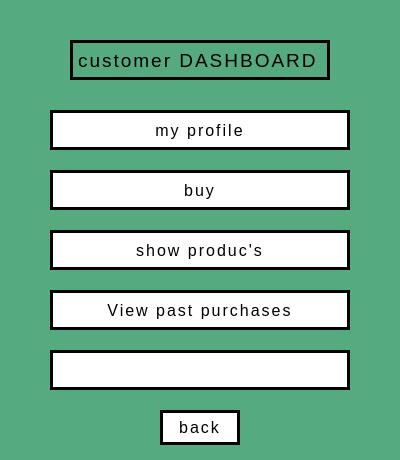
<?xml version="1.0" encoding="UTF-8"?>
<ui version="4.0">
 <class>customerdashboard</class>
 <widget class="QWidget" name="customerdashboard">
  <property name="geometry">
   <rect>
    <x>0</x>
    <y>0</y>
    <width>400</width>
    <height>460</height>
   </rect>
  </property>
  <property name="windowTitle">
   <string>Form</string>
  </property>
  <property name="styleSheet">
   <string notr="true">background-color: rgb(85, 170, 127)</string>
  </property>
  <widget class="QPushButton" name="addNMan">
   <property name="geometry">
    <rect>
     <x>50</x>
     <y>170</y>
     <width>300</width>
     <height>40</height>
    </rect>
   </property>
   <property name="sizePolicy">
    <sizepolicy hsizetype="Minimum" vsizetype="Maximum">
     <horstretch>0</horstretch>
     <verstretch>0</verstretch>
    </sizepolicy>
   </property>
   <property name="cursor">
    <cursorShape>PointingHandCursor</cursorShape>
   </property>
   <property name="styleSheet">
    <string notr="true">QPushButton {
    font-family: &quot;Open Sans&quot;, sans-serif;
    font-size: 16px;
    letter-spacing: 2px;
    text-decoration: none;
    text-transform: uppercase;
    color: #000;
    border: 3px solid #000;   /* Solid border */
    padding: 0.25em 0.5em;
    border-radius: 15px 225px 255px 15px;  /* Custom border radius */
    position: relative;
    background-color: #fff;   /* White background for the button */
    transition: all 0.3s ease; /* Smooth transition for hover effect */
}

QPushButton:hover {
    background-color: #e0e0e0;  /* Change background color on hover */
    border: 3px solid #888;     /* Lighter border on hover */
    transform: scale(1.05);      /* Slightly increase the size on hover */
}

QPushButton:pressed {
    border: 3px solid #333;  /* Darker border on press */
    background-color: #f0f0f0;  /* Change background color when pressed */
    top: 5px;
    left: 5px;
}
</string>
   </property>
   <property name="text">
    <string>buy</string>
   </property>
  </widget>
  <widget class="QPushButton" name="addNPro">
   <property name="geometry">
    <rect>
     <x>50</x>
     <y>110</y>
     <width>300</width>
     <height>40</height>
    </rect>
   </property>
   <property name="sizePolicy">
    <sizepolicy hsizetype="Minimum" vsizetype="Maximum">
     <horstretch>0</horstretch>
     <verstretch>0</verstretch>
    </sizepolicy>
   </property>
   <property name="cursor">
    <cursorShape>PointingHandCursor</cursorShape>
   </property>
   <property name="styleSheet">
    <string notr="true">QPushButton {
    font-family: &quot;Open Sans&quot;, sans-serif;
    font-size: 16px;
    letter-spacing: 2px;
    text-decoration: none;
    text-transform: uppercase;
    color: #000;
    border: 3px solid #000;   /* Solid border */
    padding: 0.25em 0.5em;
    border-radius: 15px 225px 255px 15px;  /* Custom border radius */
    position: relative;
    background-color: #fff;   /* White background for the button */
    transition: all 0.3s ease; /* Smooth transition for hover effect */
}

QPushButton:hover {
    background-color: #e0e0e0;  /* Change background color on hover */
    border: 3px solid #888;     /* Lighter border on hover */
    transform: scale(1.05);      /* Slightly increase the size on hover */
}

QPushButton:pressed {
    border: 3px solid #333;  /* Darker border on press */
    background-color: #f0f0f0;  /* Change background color when pressed */
    top: 5px;
    left: 5px;
}
</string>
   </property>
   <property name="text">
    <string>my profile</string>
   </property>
  </widget>
  <widget class="QPushButton" name="showMan">
   <property name="geometry">
    <rect>
     <x>50</x>
     <y>290</y>
     <width>300</width>
     <height>40</height>
    </rect>
   </property>
   <property name="sizePolicy">
    <sizepolicy hsizetype="Minimum" vsizetype="Maximum">
     <horstretch>0</horstretch>
     <verstretch>0</verstretch>
    </sizepolicy>
   </property>
   <property name="cursor">
    <cursorShape>PointingHandCursor</cursorShape>
   </property>
   <property name="styleSheet">
    <string notr="true">QPushButton {
    font-family: &quot;Open Sans&quot;, sans-serif;
    font-size: 16px;
    letter-spacing: 2px;
    text-decoration: none;
    text-transform: uppercase;
    color: #000;
    border: 3px solid #000;   /* Solid border */
    padding: 0.25em 0.5em;
    border-radius: 15px 225px 255px 15px;  /* Custom border radius */
    position: relative;
    background-color: #fff;   /* White background for the button */
    transition: all 0.3s ease; /* Smooth transition for hover effect */
}

QPushButton:hover {
    background-color: #e0e0e0;  /* Change background color on hover */
    border: 3px solid #888;     /* Lighter border on hover */
    transform: scale(1.05);      /* Slightly increase the size on hover */
}

QPushButton:pressed {
    border: 3px solid #333;  /* Darker border on press */
    background-color: #f0f0f0;  /* Change background color when pressed */
    top: 5px;
    left: 5px;
}
</string>
   </property>
   <property name="text">
    <string>View past purchases</string>
   </property>
  </widget>
  <widget class="QPushButton" name="showPro">
   <property name="geometry">
    <rect>
     <x>50</x>
     <y>230</y>
     <width>300</width>
     <height>40</height>
    </rect>
   </property>
   <property name="sizePolicy">
    <sizepolicy hsizetype="Minimum" vsizetype="Maximum">
     <horstretch>0</horstretch>
     <verstretch>0</verstretch>
    </sizepolicy>
   </property>
   <property name="cursor">
    <cursorShape>PointingHandCursor</cursorShape>
   </property>
   <property name="styleSheet">
    <string notr="true">QPushButton {
    font-family: &quot;Open Sans&quot;, sans-serif;
    font-size: 16px;
    letter-spacing: 2px;
    text-decoration: none;
    text-transform: uppercase;
    color: #000;
    border: 3px solid #000;   /* Solid border */
    padding: 0.25em 0.5em;
    border-radius: 15px 225px 255px 15px;  /* Custom border radius */
    position: relative;
    background-color: #fff;   /* White background for the button */
    transition: all 0.3s ease; /* Smooth transition for hover effect */
}

QPushButton:hover {
    background-color: #e0e0e0;  /* Change background color on hover */
    border: 3px solid #888;     /* Lighter border on hover */
    transform: scale(1.05);      /* Slightly increase the size on hover */
}

QPushButton:pressed {
    border: 3px solid #333;  /* Darker border on press */
    background-color: #f0f0f0;  /* Change background color when pressed */
    top: 5px;
    left: 5px;
}
</string>
   </property>
   <property name="text">
    <string>show produc's</string>
   </property>
  </widget>
  <widget class="QLabel" name="mandash">
   <property name="geometry">
    <rect>
     <x>70</x>
     <y>40</y>
     <width>260</width>
     <height>40</height>
    </rect>
   </property>
   <property name="styleSheet">
    <string notr="true">font-family: &quot;Open Sans&quot;, sans-serif;
font-size: 19px;
letter-spacing: 2px;
text-decoration: none;
text-transform: uppercase;
color: #000;
border: 3px solid #000;
text-align: center;
display: flex;
justify-content: center;
align-items: center;</string>
   </property>
   <property name="text">
    <string>customer DASHBOARD</string>
   </property>
  </widget>
  <widget class="QPushButton" name="incrasePro">
   <property name="geometry">
    <rect>
     <x>50</x>
     <y>350</y>
     <width>300</width>
     <height>40</height>
    </rect>
   </property>
   <property name="sizePolicy">
    <sizepolicy hsizetype="Minimum" vsizetype="Maximum">
     <horstretch>0</horstretch>
     <verstretch>0</verstretch>
    </sizepolicy>
   </property>
   <property name="cursor">
    <cursorShape>PointingHandCursor</cursorShape>
   </property>
   <property name="styleSheet">
    <string notr="true">QPushButton {
    font-family: &quot;Open Sans&quot;, sans-serif;
    font-size: 11px;
    letter-spacing: 2px;
    text-decoration: none;
    text-transform: uppercase;
    color: #000;
    border: 3px solid #000;   /* Solid border */
    padding: 0.25em 0.5em;
    border-radius: 15px 225px 255px 15px;  /* Custom border radius */
    position: relative;
    background-color: #fff;   /* White background for the button */
    transition: all 0.3s ease; /* Smooth transition for hover effect */
}

QPushButton:hover {
    background-color: #e0e0e0;  /* Change background color on hover */
    border: 3px solid #888;     /* Lighter border on hover */
    transform: scale(1.05);      /* Slightly increase the size on hover */
}

QPushButton:pressed {
    border: 3px solid #333;  /* Darker border on press */
    background-color: #f0f0f0;  /* Change background color when pressed */
    top: 5px;
    left: 5px;
}
</string>
   </property>
   <property name="text">
    <string/>
   </property>
  </widget>
  <widget class="QPushButton" name="back">
   <property name="geometry">
    <rect>
     <x>160</x>
     <y>410</y>
     <width>80</width>
     <height>35</height>
    </rect>
   </property>
   <property name="sizePolicy">
    <sizepolicy hsizetype="Minimum" vsizetype="Maximum">
     <horstretch>0</horstretch>
     <verstretch>0</verstretch>
    </sizepolicy>
   </property>
   <property name="cursor">
    <cursorShape>PointingHandCursor</cursorShape>
   </property>
   <property name="styleSheet">
    <string notr="true">QPushButton {
    font-family: &quot;Open Sans&quot;, sans-serif;
    font-size: 16px;
    letter-spacing: 2px;
    text-decoration: none;
    text-transform: uppercase;
    color: #000;
    border: 3px solid #000;   /* Solid border */
    padding: 0.25em 0.5em;
    border-radius: 15px 225px 255px 15px;  /* Custom border radius */
    position: relative;
    background-color: #fff;   /* White background for the button */
    transition: all 0.3s ease; /* Smooth transition for hover effect */
}

QPushButton:hover {
    background-color: #e0e0e0;  /* Change background color on hover */
    border: 3px solid #888;     /* Lighter border on hover */
    transform: scale(1.05);      /* Slightly increase the size on hover */
}

QPushButton:pressed {
    border: 3px solid #333;  /* Darker border on press */
    background-color: #f0f0f0;  /* Change background color when pressed */
    top: 5px;
    left: 5px;
}
</string>
   </property>
   <property name="text">
    <string>back</string>
   </property>
  </widget>
 </widget>
 <resources/>
 <connections/>
</ui>
